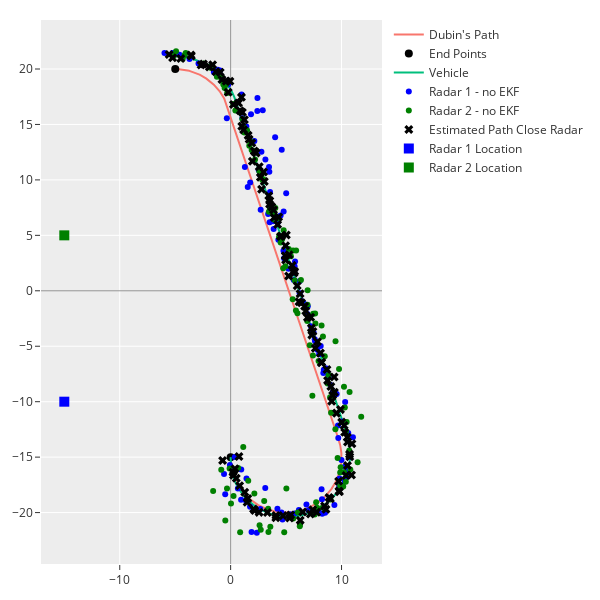

Notebook code cell kept with this figure:
### Markdown cell above
### Plotting Computed Path vs. "Actual" Trajectory, Close Radar

### Code cell
fig = plot_dubin(
                 ["Dubin's Path", "lines", optimal_path],
                 ["Vehicle", "lines", simple_trajectory],
                 ["Radar 1 - no EKF", "markers", x_y_1_close],
                 ["Radar 2 - no EKF", "markers", x_y_2_close],
                 ["Estimated Path Close Radar", "markers", [r.x_k_k.T[0] for r in res_close]],
                 # ["Estimated Path Far Radar", "markers", [r.x_k_k.T[0] for r in res_far]],
    

)

fig.data[3].line.color = "blue"
fig.data[4].line.color = "green"

fig.add_trace(
    go.Scatter(
        x=[radar_1_close.x],
        y=[radar_1_close.y],
        name='Radar 1 Location',
        mode="markers",
        marker_size=10,
        marker_color="blue",
        marker_symbol="square"
    )
)

fig.add_trace(
    go.Scatter(
        x=[radar_2_close.x],
        y=[radar_2_close.y],
        name='Radar 2 Location',
        mode="markers",
        marker_size=10,
        marker_color="green",
        marker_symbol="square"
    )
)

fig.data[-3].marker.symbol = 'x'
fig.data[-3].marker.size = 8
fig.data[-3].marker.color = "black"

fig.update_layout(xaxis_range=None, yaxis_range=None)

fig.show()
